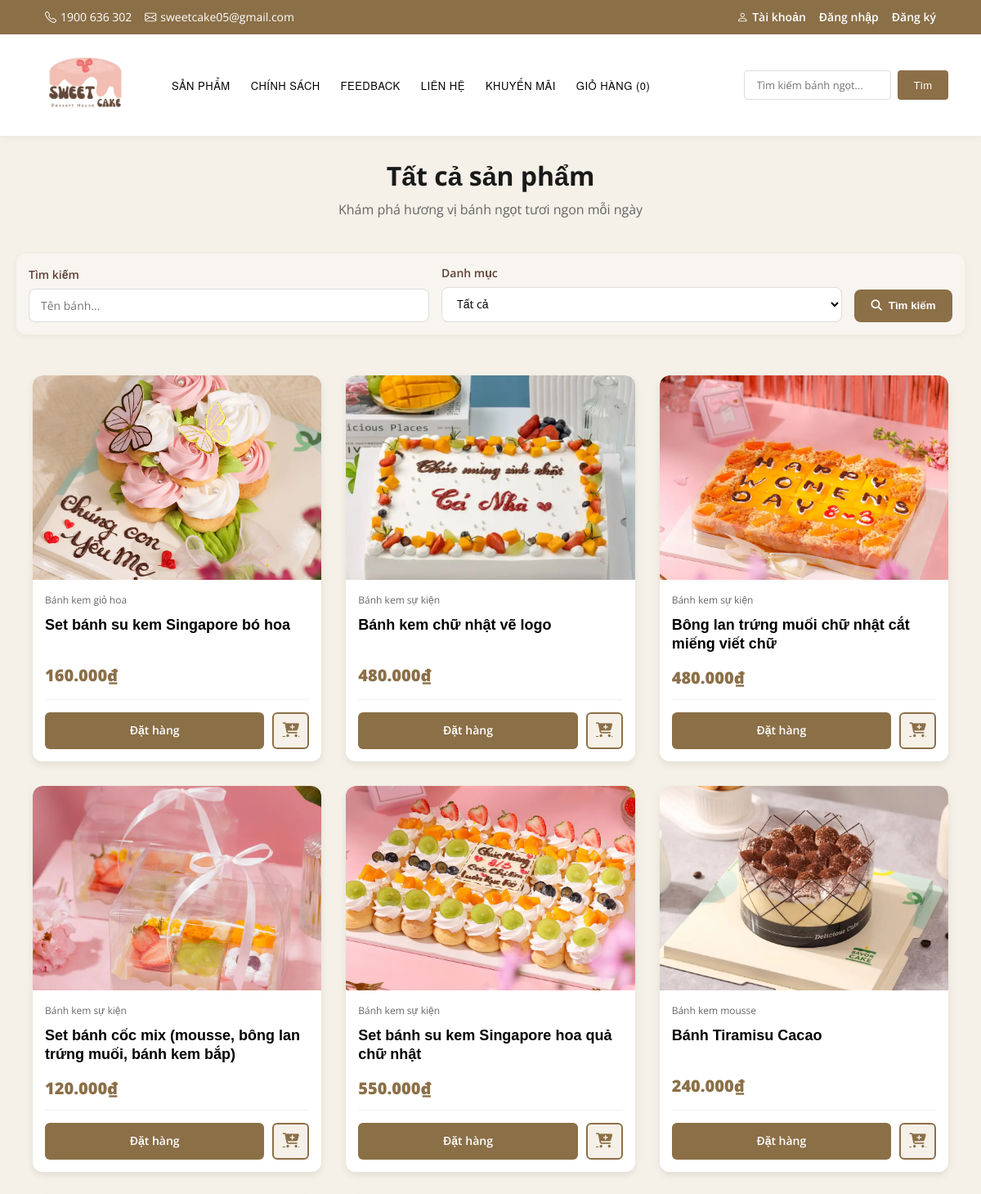
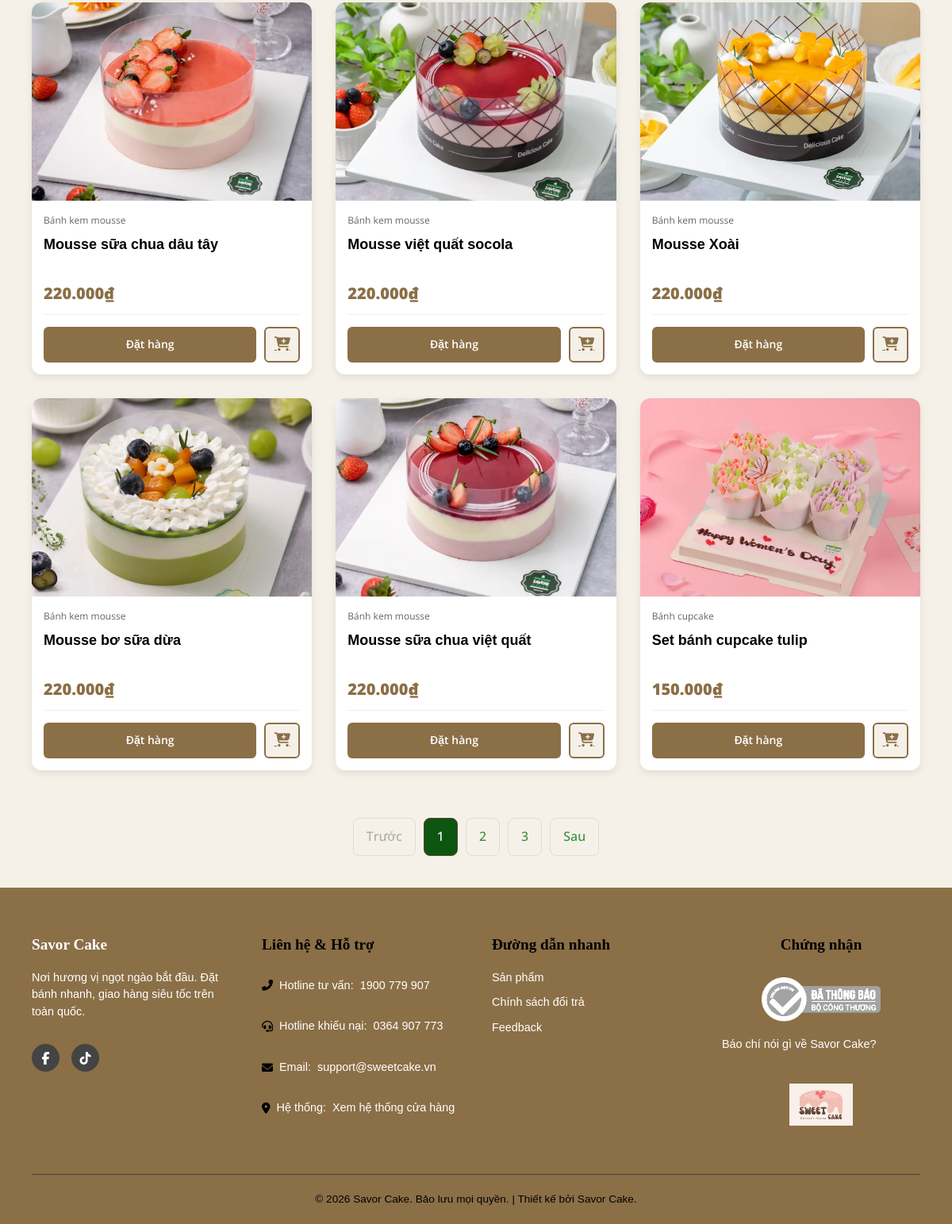
Screenshot of /khachhang/products.php with the database file from the repository (2 pictures, top to bottom).
### tables this page shows
CREATE TABLE `products` (
  `id` int(11) NOT NULL,
  `name` varchar(200) NOT NULL,
  `slug` varchar(200) DEFAULT NULL,
  `price` decimal(12,0) NOT NULL,
  `image` varchar(255) NOT NULL,
  `description` text DEFAULT NULL,
  `short_description` varchar(500) DEFAULT NULL,
  `category_id` int(11) DEFAULT NULL,
  `stock` int(11) DEFAULT 100,
  `is_featured` tinyint(1) DEFAULT 0,
  `is_active` tinyint(1) DEFAULT 1,
  `created_at` datetime DEFAULT current_timestamp(),
  `updated_at` datetime DEFAULT current_timestamp() ON UPDATE current_timestamp()
);

CREATE TABLE `categories` (
  `id` int(11) NOT NULL,
  `name` varchar(100) NOT NULL,
  `slug` varchar(100) DEFAULT NULL,
  `description` text DEFAULT NULL,
  `created_at` datetime DEFAULT current_timestamp(),
  `updated_at` datetime DEFAULT current_timestamp() ON UPDATE current_timestamp()
);

### khachhang/products.php (the view, shortened to what this page needs)
<?php
include 'connect.php';
$search = isset($_GET['search']) ? trim($_GET['search']) : '';
$page = isset($_GET['page']) ? (int)$_GET['page'] : 1;
$limit = 12;
$offset = ($page - 1) * $limit;
$where = [];
$params = [];
$types = '';
$where_clause = $where ? 'WHERE ' . implode(' AND ', $where) : '';
$count_sql = "SELECT COUNT(*) as total FROM products p $where_clause";
$count_stmt = $conn->prepare($count_sql);
$count_stmt->execute();
$total_products = $count_stmt->get_result()->fetch_assoc()['total'];
$total_pages = ceil($total_products / $limit);
$sql = "SELECT p.id, p.name, p.price, p.image, c.name as category_name
        FROM products p
        LEFT JOIN categories c ON p.category_id = c.id
        $where_clause
        ORDER BY p.id DESC
        LIMIT ? OFFSET ?";
$stmt = $conn->prepare($sql);
$params[] = $limit;
$params[] = $offset;
$types .= 'ii';
$stmt->bind_param($types, ...$params);
$stmt->execute();
$result = $stmt->get_result();
?>
<!DOCTYPE html>
<html lang="vi">
<head>
    <link rel="stylesheet" href="style.css?v=<?php echo filemtime(__DIR__ . '/style.css'); ?>">
    <link rel="stylesheet" href="https://cdnjs.cloudflare.com/ajax/libs/font-awesome/6.5.0/css/all.min.css">
</head>
<body>
<?php include 'header.php'; ?>
<div class="products-page">
    <div class="page-header">
        <h1>Tất cả sản phẩm</h1>
        <p>Khám phá hương vị bánh ngọt tươi ngon mỗi ngày</p>
    </div>
    <form method="GET" class="filters">
        <div class="filter-group">
            <label>Tìm kiếm</label>
            <input type="text" name="search" placeholder="Tên bánh..." value="<?php echo htmlspecialchars($search); ?>">
        </div>
        <div class="filter-group">
            <label>Danh mục</label>
            <select name="category">
                <option value="">Tất cả</option>
            </select>
        </div>
        <button type="submit" class="btn-search">
            <i class="fas fa-search"></i> Tìm kiếm
        </button>
    </form>
    <div class="products-grid">
        <?php if ($result->num_rows > 0): ?>
            <?php while ($row = $result->fetch_assoc()): ?>
                <div class="product-card">
                    <a href="product-detail.php?id=<?php echo $row['id']; ?>">
                    <img src="../images/<?php echo htmlspecialchars($row['image']); ?>"
                            alt="<?php echo htmlspecialchars($row['name']); ?>">
                    </a>
                    <div class="product-info">
                        <div class="product-category"><?php echo htmlspecialchars($row['category_name']); ?></div>
                        <h3>
                            <a href="product-detail.php?id=<?php echo $row['id']; ?>" style="color:inherit;text-decoration:none;">
                                <?php echo htmlspecialchars($row['name']); ?>
                            </a>
                        </h3>
                        <div class="product-price">
                            <?php echo number_format($row['price'], 0, ',', '.'); ?>₫
                        </div>
                        <div class="product-actions">
                            <a href="product-detail.php?id=<?php echo $row['id']; ?>" class="btn-view">
                                Đặt hàng
                            </a>
                            <a href="product-detail.php?id=<?php echo $row['id']; ?>" class="btn-cart">
                                <i class="fas fa-cart-plus"></i>
                            </a>
                        </div>
                    </div>
                </div>
            <?php endwhile; ?>
        <?php else: ?>
            <p style="grid-column: 1/-1; text-align:center; color:#999; font-size:18px;">
                Không tìm thấy sản phẩm nào.
            </p>
        <?php endif; ?>
    </div>
    <?php if ($total_pages > 1): ?>
        <div class="pagination">
            <?php if ($page > 1): ?>
                <a href="?<?php echo http_build_query(array_merge($_GET, ['page' => $page - 1])); ?>">Trước</a>
            <?php else: ?>
                <span class="disabled">Trước</span>
            <?php endif; ?>
            <?php
            $start = max(1, $page - 2);
            $end = min($total_pages, $page + 2);
            for ($i = $start; $i <= $end; $i++):
            ?>
                <?php if ($i == $page): ?>
                    <span class="current"><?php echo $i; ?></span>
                <?php else: ?>
                    <a href="?<?php echo http_build_query(array_merge($_GET, ['page' => $i])); ?>"><?php echo $i; ?></a>
                <?php endif; ?>
            <?php endfor; ?>
            <?php if ($page < $total_pages): ?>
                <a href="?<?php echo http_build_query(array_merge($_GET, ['page' => $page + 1])); ?>">Sau</a>
            <?php else: ?>
                <span class="disabled">Sau</span>
            <?php endif; ?>
        </div>
    <?php endif; ?>
</div>
<?php include 'footer.php'; ?>
</body>
</html>

### khachhang/style.css (style rules this page uses)
* { margin: 0; padding: 0; box-sizing: border-box; }
:root { --main-brown: #8B6F47; --brown-light: #A0826D; --light-beige: #F5F1E8; --white: #FFFFFF; --text-black: #000000; }
body { font-family: 'Open Sans', 'Montserrat', sans-serif; background: var(--light-beige); color: var(--text-black); overflow-x: hidden; line-height: 1.6; }
h1, h2, h3, h4, h5, h6 { font-family: 'Open Sans', 'Montserrat', sans-serif; color: var(--text-black); margin: 0 0 12px 0; line-height: 1.2; }
h1 { font-size: 40px; font-weight: 700; }
h3 { font-size: 20px; font-weight: 600; }
label { font-family: 'Open Sans', sans-serif; font-weight: 600; color: var(--text-black); }
input, textarea, select { font-family: 'Open Sans', sans-serif; }
.products-grid { display: grid; grid-template-columns: repeat(4, 1fr); gap: 30px; margin-top: 10px; padding: 20px; justify-content: center; }
.product-card { background-color: var(--white); border-radius: 12px; overflow: hidden; box-shadow: 0 4px 10px rgba(0, 0, 0, 0.08); transition: transform 0.3s ease, box-shadow 0.3s ease; display: flex; flex-direction: column; width: 100%; border: none; padding: 0; text-align: left; }
.product-card a img { width: 100%; height: 250px; object-fit: cover; display: block; margin-bottom: 0; border-radius: 12px 12px 0 0; }
.product-info { padding: 15px; display: flex; flex-direction: column; flex-grow: 1; }
.product-info h3 { font-size: 18px; font-weight: 700; margin-bottom: 8px; color: var(--text-black); overflow: hidden; display: -webkit-box; -webkit-line-clamp: 2; -webkit-box-orient: vertical; min-height: 44px; font-family: 'Montserrat', sans-serif; }
.product-price { font-size: 20px; font-weight: 800; color: var(--main-brown); margin-bottom: 10px; margin-top: 5px; }
.product-actions { margin-top: auto; display: flex; gap: 10px; align-items: center; padding-top: 15px; border-top: 1px solid #f0f0f0; }
.btn-view { flex-grow: 1; text-align: center; padding: 10px 15px; background-color: var(--main-brown); color: var(--white); border: none; border-radius: 6px; text-decoration: none; font-weight: 600; transition: background-color 0.3s ease; height: 45px; display: flex; justify-content: center; align-items: center; font-size: 14px; }
.btn-cart { background-color: var(--light-beige); color: var(--main-brown); border: 2px solid var(--main-brown); border-radius: 6px; width: 45px; height: 45px; display: flex; justify-content: center; align-items: center; cursor: pointer; transition: all 0.3s ease; font-size: 18px; flex-shrink: 0; }
@media (max-width: 1200px) { .products-grid { grid-template-columns: repeat(3, 1fr); } }

### rows the page displays
products: image (picture), category.name "Bánh kem giỏ hoa", name "Set bánh su kem Singapore bó hoa", price "160.000"
products: image (picture), category.name "Bánh kem sự kiện", name "Bánh kem chữ nhật vẽ logo", price "480.000"
products: image (picture), category.name "Bánh kem sự kiện", name "Bông lan trứng muối chữ nhật cắt miếng viết chữ", price "480.000"
products: image (picture), category.name "Bánh kem sự kiện", name "Set bánh cốc mix (mousse, bông lan trứng muối, bánh kem bắp)", price "120.000"
products: image (picture), category.name "Bánh kem sự kiện", name "Set bánh su kem Singapore hoa quả chữ nhật", price "550.000"
products: image (picture), category.name "Bánh kem mousse", name "Bánh Tiramisu Cacao", price "240.000"
products: image (picture), category.name "Bánh kem mousse", name "Mousse sữa chua dâu tây", price "220.000"
products: image (picture), category.name "Bánh kem mousse", name "Mousse việt quất socola", price "220.000"
products: image (picture), category.name "Bánh kem mousse", name "Mousse Xoài", price "220.000"
products: image (picture), category.name "Bánh kem mousse", name "Mousse bơ sữa dừa", price "220.000"
products: image (picture), category.name "Bánh kem mousse", name "Mousse sữa chua việt quất", price "220.000"
products: image (picture), category.name "Bánh cupcake", name "Set bánh cupcake tulip", price "150.000"
